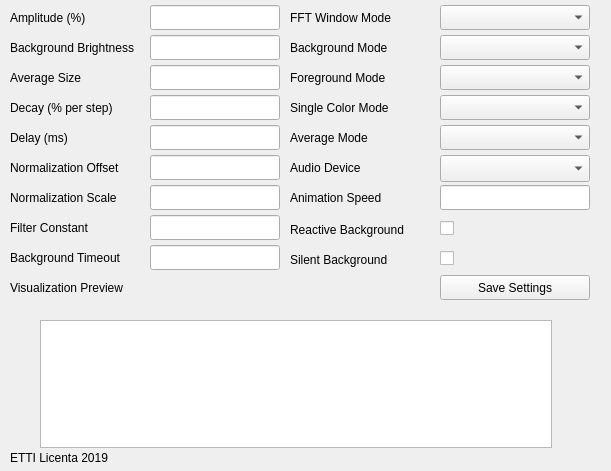
<?xml version="1.0" encoding="UTF-8"?>
<ui version="4.0">
 <class>VisualizerDlg</class>
 <widget class="QMainWindow" name="VisualizerDlg">
  <property name="geometry">
   <rect>
    <x>0</x>
    <y>0</y>
    <width>611</width>
    <height>471</height>
   </rect>
  </property>
  <property name="sizePolicy">
   <sizepolicy hsizetype="Fixed" vsizetype="Fixed">
    <horstretch>0</horstretch>
    <verstretch>0</verstretch>
   </sizepolicy>
  </property>
  <property name="minimumSize">
   <size>
    <width>611</width>
    <height>471</height>
   </size>
  </property>
  <property name="maximumSize">
   <size>
    <width>611</width>
    <height>471</height>
   </size>
  </property>
  <property name="windowTitle">
   <string>Visualizer 0.1</string>
  </property>
  <widget class="QWidget" name="centralWidget">
   <widget class="QLabel" name="label_Amplitude">
    <property name="geometry">
     <rect>
      <x>10</x>
      <y>10</y>
      <width>140</width>
      <height>16</height>
     </rect>
    </property>
    <property name="text">
     <string>Amplitude (%)</string>
    </property>
   </widget>
   <widget class="QLineEdit" name="lineEdit_Amplitude">
    <property name="geometry">
     <rect>
      <x>150</x>
      <y>5</y>
      <width>130</width>
      <height>25</height>
     </rect>
    </property>
   </widget>
   <widget class="QLabel" name="label_Background_Brightness">
    <property name="geometry">
     <rect>
      <x>10</x>
      <y>40</y>
      <width>140</width>
      <height>16</height>
     </rect>
    </property>
    <property name="text">
     <string>Background Brightness</string>
    </property>
   </widget>
   <widget class="QLineEdit" name="lineEdit_Background_Brightness">
    <property name="geometry">
     <rect>
      <x>150</x>
      <y>35</y>
      <width>130</width>
      <height>25</height>
     </rect>
    </property>
   </widget>
   <widget class="QLabel" name="label_Average_Size">
    <property name="geometry">
     <rect>
      <x>10</x>
      <y>70</y>
      <width>140</width>
      <height>16</height>
     </rect>
    </property>
    <property name="text">
     <string>Average Size</string>
    </property>
   </widget>
   <widget class="QLineEdit" name="lineEdit_Average_Size">
    <property name="geometry">
     <rect>
      <x>150</x>
      <y>65</y>
      <width>130</width>
      <height>25</height>
     </rect>
    </property>
   </widget>
   <widget class="QLabel" name="label_Decay">
    <property name="geometry">
     <rect>
      <x>10</x>
      <y>100</y>
      <width>140</width>
      <height>16</height>
     </rect>
    </property>
    <property name="text">
     <string>Decay (% per step)</string>
    </property>
   </widget>
   <widget class="QLineEdit" name="lineEdit_Decay">
    <property name="geometry">
     <rect>
      <x>150</x>
      <y>95</y>
      <width>130</width>
      <height>25</height>
     </rect>
    </property>
   </widget>
   <widget class="QLabel" name="label_Delay">
    <property name="geometry">
     <rect>
      <x>10</x>
      <y>130</y>
      <width>140</width>
      <height>16</height>
     </rect>
    </property>
    <property name="text">
     <string>Delay (ms)</string>
    </property>
   </widget>
   <widget class="QLineEdit" name="lineEdit_Delay">
    <property name="geometry">
     <rect>
      <x>150</x>
      <y>125</y>
      <width>130</width>
      <height>25</height>
     </rect>
    </property>
   </widget>
   <widget class="QLabel" name="label_Normalization_Offset">
    <property name="geometry">
     <rect>
      <x>10</x>
      <y>160</y>
      <width>140</width>
      <height>16</height>
     </rect>
    </property>
    <property name="text">
     <string>Normalization Offset</string>
    </property>
   </widget>
   <widget class="QLineEdit" name="lineEdit_Normalization_Offset">
    <property name="geometry">
     <rect>
      <x>150</x>
      <y>155</y>
      <width>130</width>
      <height>25</height>
     </rect>
    </property>
   </widget>
   <widget class="QLabel" name="label_Normalization_Scale">
    <property name="geometry">
     <rect>
      <x>10</x>
      <y>190</y>
      <width>140</width>
      <height>16</height>
     </rect>
    </property>
    <property name="text">
     <string>Normalization Scale</string>
    </property>
   </widget>
   <widget class="QLineEdit" name="lineEdit_Normalization_Scale">
    <property name="geometry">
     <rect>
      <x>150</x>
      <y>185</y>
      <width>130</width>
      <height>25</height>
     </rect>
    </property>
   </widget>
   <widget class="QLabel" name="label_FFT_Window_Mode">
    <property name="geometry">
     <rect>
      <x>290</x>
      <y>10</y>
      <width>140</width>
      <height>16</height>
     </rect>
    </property>
    <property name="text">
     <string>FFT Window Mode</string>
    </property>
   </widget>
   <widget class="QComboBox" name="comboBox_FFT_Window_Mode">
    <property name="geometry">
     <rect>
      <x>440</x>
      <y>5</y>
      <width>150</width>
      <height>25</height>
     </rect>
    </property>
   </widget>
   <widget class="QLabel" name="label_Background_Mode">
    <property name="geometry">
     <rect>
      <x>290</x>
      <y>40</y>
      <width>140</width>
      <height>16</height>
     </rect>
    </property>
    <property name="text">
     <string>Background Mode</string>
    </property>
   </widget>
   <widget class="QComboBox" name="comboBox_Background_Mode">
    <property name="geometry">
     <rect>
      <x>440</x>
      <y>35</y>
      <width>150</width>
      <height>25</height>
     </rect>
    </property>
   </widget>
   <widget class="QLabel" name="label_Foreground_Mode">
    <property name="geometry">
     <rect>
      <x>290</x>
      <y>70</y>
      <width>140</width>
      <height>16</height>
     </rect>
    </property>
    <property name="text">
     <string>Foreground Mode</string>
    </property>
   </widget>
   <widget class="QComboBox" name="comboBox_Foreground_Mode">
    <property name="geometry">
     <rect>
      <x>440</x>
      <y>65</y>
      <width>150</width>
      <height>25</height>
     </rect>
    </property>
   </widget>
   <widget class="QLabel" name="label_Single_Color_Mode">
    <property name="geometry">
     <rect>
      <x>290</x>
      <y>100</y>
      <width>140</width>
      <height>16</height>
     </rect>
    </property>
    <property name="text">
     <string>Single Color Mode</string>
    </property>
   </widget>
   <widget class="QComboBox" name="comboBox_Single_Color_Mode">
    <property name="geometry">
     <rect>
      <x>440</x>
      <y>95</y>
      <width>150</width>
      <height>25</height>
     </rect>
    </property>
   </widget>
   <widget class="QLabel" name="label_Average_Mode">
    <property name="geometry">
     <rect>
      <x>290</x>
      <y>130</y>
      <width>140</width>
      <height>16</height>
     </rect>
    </property>
    <property name="text">
     <string>Average Mode</string>
    </property>
   </widget>
   <widget class="QComboBox" name="comboBox_Average_Mode">
    <property name="geometry">
     <rect>
      <x>440</x>
      <y>125</y>
      <width>150</width>
      <height>25</height>
     </rect>
    </property>
   </widget>
   <widget class="QLabel" name="label_Animation_Speed">
    <property name="geometry">
     <rect>
      <x>290</x>
      <y>190</y>
      <width>140</width>
      <height>16</height>
     </rect>
    </property>
    <property name="text">
     <string>Animation Speed</string>
    </property>
   </widget>
   <widget class="QLineEdit" name="lineEdit_Animation_Speed">
    <property name="geometry">
     <rect>
      <x>440</x>
      <y>185</y>
      <width>150</width>
      <height>25</height>
     </rect>
    </property>
   </widget>
   <widget class="QGraphicsView" name="graphicsView_Visualization_Preview">
    <property name="enabled">
     <bool>true</bool>
    </property>
    <property name="geometry">
     <rect>
      <x>40</x>
      <y>320</y>
      <width>512</width>
      <height>128</height>
     </rect>
    </property>
    <property name="minimumSize">
     <size>
      <width>256</width>
      <height>128</height>
     </size>
    </property>
    <property name="maximumSize">
     <size>
      <width>512</width>
      <height>128</height>
     </size>
    </property>
    <property name="mouseTracking">
     <bool>false</bool>
    </property>
    <property name="verticalScrollBarPolicy">
     <enum>Qt::ScrollBarAlwaysOff</enum>
    </property>
    <property name="horizontalScrollBarPolicy">
     <enum>Qt::ScrollBarAlwaysOff</enum>
    </property>
    <property name="interactive">
     <bool>false</bool>
    </property>
   </widget>
   <widget class="QLabel" name="label_Visualization_Preview">
    <property name="geometry">
     <rect>
      <x>10</x>
      <y>280</y>
      <width>140</width>
      <height>16</height>
     </rect>
    </property>
    <property name="text">
     <string>Visualization Preview</string>
    </property>
   </widget>
   <widget class="QPushButton" name="pushButton_Save_Settings">
    <property name="geometry">
     <rect>
      <x>440</x>
      <y>275</y>
      <width>150</width>
      <height>25</height>
     </rect>
    </property>
    <property name="text">
     <string>Save Settings</string>
    </property>
   </widget>
   <widget class="QLabel" name="label_Credits_URL">
    <property name="geometry">
     <rect>
      <x>10</x>
      <y>450</y>
      <width>581</width>
      <height>16</height>
     </rect>
    </property>
    <property name="text">
     <string>ETTI Licenta 2019</string>
    </property>
   </widget>
   <widget class="QCheckBox" name="checkBox_Reactive_Background">
    <property name="geometry">
     <rect>
      <x>440</x>
      <y>215</y>
      <width>150</width>
      <height>26</height>
     </rect>
    </property>
    <property name="text">
     <string/>
    </property>
   </widget>
   <widget class="QLabel" name="label_Reactive_Background">
    <property name="geometry">
     <rect>
      <x>290</x>
      <y>220</y>
      <width>140</width>
      <height>20</height>
     </rect>
    </property>
    <property name="text">
     <string>Reactive Background</string>
    </property>
   </widget>
   <widget class="QLabel" name="label_Audio_Device">
    <property name="geometry">
     <rect>
      <x>290</x>
      <y>160</y>
      <width>140</width>
      <height>16</height>
     </rect>
    </property>
    <property name="text">
     <string>Audio Device</string>
    </property>
   </widget>
   <widget class="QComboBox" name="comboBox_Audio_Device">
    <property name="geometry">
     <rect>
      <x>440</x>
      <y>155</y>
      <width>150</width>
      <height>27</height>
     </rect>
    </property>
   </widget>
   <widget class="QLineEdit" name="lineEdit_Filter_Constant">
    <property name="geometry">
     <rect>
      <x>150</x>
      <y>215</y>
      <width>130</width>
      <height>25</height>
     </rect>
    </property>
   </widget>
   <widget class="QLabel" name="label_Filter_Constant">
    <property name="geometry">
     <rect>
      <x>10</x>
      <y>220</y>
      <width>140</width>
      <height>16</height>
     </rect>
    </property>
    <property name="text">
     <string>Filter Constant</string>
    </property>
   </widget>
   <widget class="QCheckBox" name="checkBox_Silent_Background">
    <property name="geometry">
     <rect>
      <x>440</x>
      <y>245</y>
      <width>150</width>
      <height>26</height>
     </rect>
    </property>
    <property name="text">
     <string/>
    </property>
   </widget>
   <widget class="QLabel" name="label_Silent_Background">
    <property name="geometry">
     <rect>
      <x>290</x>
      <y>250</y>
      <width>140</width>
      <height>20</height>
     </rect>
    </property>
    <property name="text">
     <string>Silent Background</string>
    </property>
   </widget>
   <widget class="QLineEdit" name="lineEdit_Background_Timeout">
    <property name="geometry">
     <rect>
      <x>150</x>
      <y>245</y>
      <width>130</width>
      <height>25</height>
     </rect>
    </property>
   </widget>
   <widget class="QLabel" name="label_Background_Timeout">
    <property name="geometry">
     <rect>
      <x>10</x>
      <y>250</y>
      <width>140</width>
      <height>16</height>
     </rect>
    </property>
    <property name="text">
     <string>Background Timeout</string>
    </property>
   </widget>
  </widget>
 </widget>
 <layoutdefault spacing="6" margin="11"/>
 <resources/>
 <connections/>
</ui>
